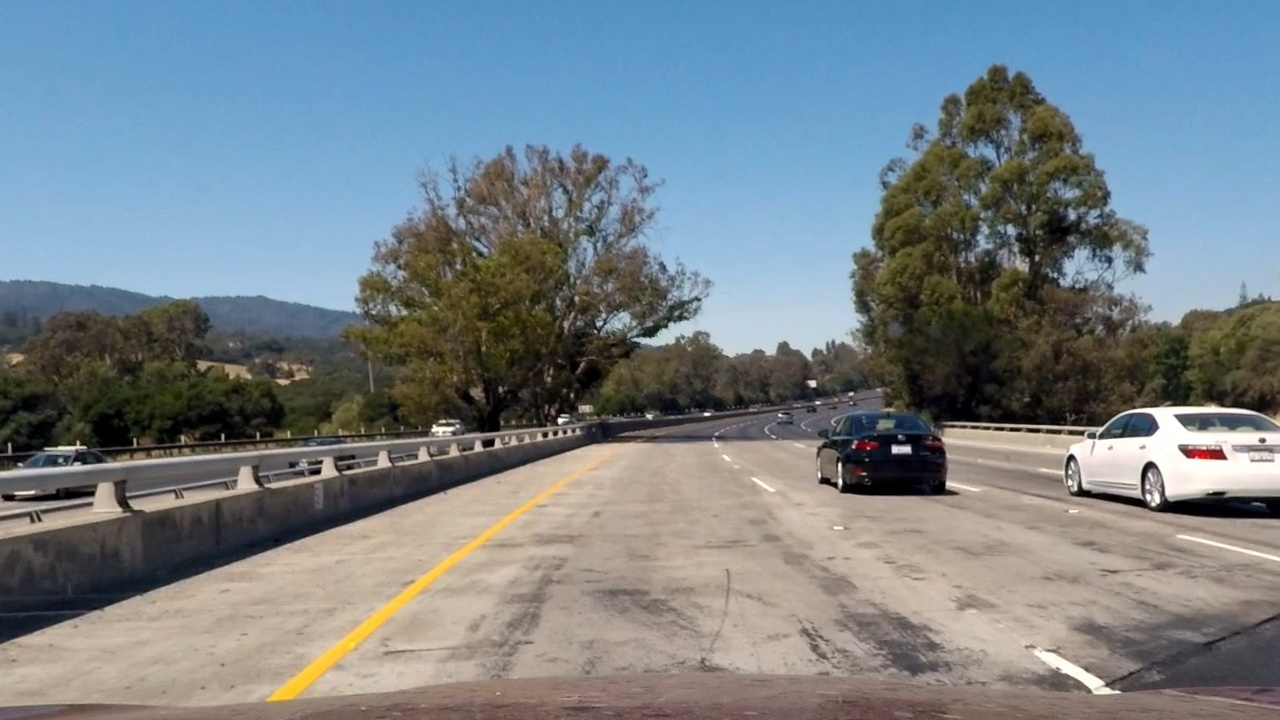
#> input picture output_images/dist_correction/test1.jpg, 1280 x 720 px; its folder holds 7 pictures in this run; the run also reads 1 picture not shown here
$ jupyter execute --allow-errors Advanced-Lane-Lines_Work.ipynb   (shell and % lines are left out)   (older library calls are emulated)
#> lines starting #> are read from the running program, lines starting #| are printed output that depends on the picture; after the words box and inside, x2 and y2 are one past the last pixel; in counts of white or black regions, pixels touching at a corner belong together
# Advanced Lane Finding Project

The goals / steps of this project are the following:

1. Compute the camera calibration matrix and distortion coefficients given a set of chessboard images.
2. Apply a distortion correction to raw images.
3. Use color transforms, gradients, etc., to create a thresholded binary image.
4. Apply a perspective transform to rectify binary image ("birds-eye view").
5. Detect lane pixels and fit to find the lane boundary.
6. Determine the curvature of the lane and vehicle position with respect to center.
7. Warp the detected lane boundaries back onto the original image.
8. Output visual display of the lane boundaries and numerical estimation of lane curvature and vehicle position.

---

## Includes/Libraries

Several standard python libraries are used, most notably CV2, PIL and moviepy.

Code from the lessons/quizzes was also modified and reused in corresponding processing stages

[cell 1]
# Import(ant) stuff
import numpy as np
import cv2
import glob
import time
import pickle
import matplotlib.pyplot as plt
import matplotlib.image as mpimg
from PIL import Image
from PIL import ImageFont
from PIL import ImageDraw
from moviepy.editor import VideoFileClip
from moviepy.editor import *

from IPython.display import HTML

#on a PC
#%matplotlib qt

## The Pipline

### 1. Camera Calibration

Camera calibration is preformed using several 9x6 chessboard calibration photos as follows:
1. Coordinates of the chessboard are gathered from every photo provided under directory `camera_cal` (if chessboard corners were successfully detected).
2. Camera calibration and distortion coefficients are calculated using `cv2.calibrateCamera()` function.
3. Calculated paramters are stored in a file using `pickle.dump` for future retrival.

[cell 2]
# prepare object points, like (0,0,0), (1,0,0), (2,0,0) ....,(6,5,0)
objp = np.zeros((6*9,3), np.float32)
objp[:,:2] = np.mgrid[0:9,0:6].T.reshape(-1,2)

# Arrays to store object points and image points from all the images.
objpoints = [] # 3d points in real world space
imgpoints = [] # 2d points in image plane.

# Make a list of calibration images
images = glob.glob('camera_cal/calibration*.jpg')

# Step through the list and search for chessboard corners
for fname in images:
    img = cv2.imread(fname)
    gray = cv2.cvtColor(img,cv2.COLOR_BGR2GRAY)

    # Find the chessboard corners
    ret, corners = cv2.findChessboardCorners(gray, (9,6),None)

    # If found, add object points, image points
    if ret == True:
        objpoints.append(objp)
        imgpoints.append(corners)

#Calculate calibration parameters
#> (the rest of this cell did not finish here and is left out)

Distortion correction is performed on test images using the `cv2.undistort()` function.
The resulting images are stored under `output_images` directory.

#> (a cell that did not finish here is left out)

| Input         | Distortion-corrected|
|:-------------:|:-------------|
|  |  |

### 2. Distortion correction
Now, Applying the same distortion correction procedure to raw images provided under directory `test_images`
Then, storing the results under `output_images/dist_correction`

[cell 4]
images = glob.glob('test_images/*.jpg') # Make a list of images
# Step through the list to apply distortion correction and store the result
for fname in images:
    img = cv2.imread(fname)
    dst = cv2.undistort(img, mtx, dist, None, mtx)
    cv2.imwrite(fname.replace("test_images","output_images/dist_correction"),dst)

| Input         | Distortion-corrected|
|:-------------:|:-------------|
|  |  |

### 3. Creating a thresholded binary image

#### 3.1. Threshold Utilities

[cell 5]
# return 1 corresponding to pixels within `threshold [min, max]` and 0 otherwise
def bin_threshold_channel(channel,threshold):
    binary = np.zeros_like(channel)
    binary[(channel >= threshold[0]) & (channel <= threshold[1])] = 1
    return binary

For intermediate processing steps and visualization, the following utility functions are introduced to aid selective removal of certain pixels

[cell 6]
# returns the same values as input, except corresponding to pixels outside `threshold [min, max]` range are set to 0
# [4 lines left out: function threshold_channel, not called in this run]

[cell 7]
# returns the same values as input, 0 corresponding to pixels from another `mask` outside `mask_thresh` range
def mask_channel(channel,mask,mask_thresh):
    masked = np.copy(channel)
    masked[(mask <= mask_thresh[0]) | (mask >= mask_thresh[1])] = 0
    return masked

#### 3.2. Gradient calculation

The utility funtction `gradient_calc` expects single color `channel` and applies `cv2.Sobel` in both X and Y directions.
outputs are:

1. Gradient in Y direction (scaled to 0:255)
2. Gradient in X direction (scaled to 0:255)
3. Gradient direction (in radiants)
4. Absolute Gradient magnitude (scaled to 0:255)

[cell 8]
#Gradient calculations
def gradient_calc(channel,sobel_kernel=15):
    #Calculate the x and y gradients
    sobelx = cv2.Sobel(channel, cv2.CV_64F, 1, 0, ksize=sobel_kernel)
    sobely = cv2.Sobel(channel, cv2.CV_64F, 0, 1, ksize=sobel_kernel)

    #Absolute sobel in x and y direction
    scaled_abssobelx = np.uint8(255*sobelx/np.max(np.absolute(sobelx)))
    scaled_abssobely = np.uint8(255*sobely/np.max(np.absolute(sobely)))

    #Gradient Direction: Take the absolute value of the gradient direction,
    #apply a threshold, and create a binary image result
    grad_absddir = np.arctan2(np.absolute(sobely), np.absolute(sobelx))

    #Calculate the gradient magnitude
    gradmag = np.sqrt(sobelx**2 + sobely**2)
    #Rescale to 8 bit
    scale_factor = np.max(gradmag)/255
    grad_mag = (gradmag/scale_factor).astype(np.uint8)

    return scaled_abssobely, scaled_abssobelx, grad_absddir, grad_mag

#### 3.3. Color channels

While RGB color channels can be easily obtained directy as follows:

`r,g,b = cv2.split(undist)`

The image needs to be converted to HLS color or LAB channels before splitting as shown below

`h,l,s = cv2.split(cv2.cvtColor(undist, cv2.COLOR_RGB2HLS))`

`lab_l,lab_a,lab_b = cv2.split(cv2.cvtColor(undist, cv2.COLOR_RGB2LAB))`

Histogram equalization is needed in some cases

`h_histeq = cv2.equalizeHist(h)`

#### 3.4 Example pipeline

[cell 9]
undist = cv2.imread("output_images/dist_correction/test1.jpg")
#> undist is the input picture: shape (720, 1280, 3); mean B, G, R 136.2, 130, 119.3
r,g,b = cv2.split(undist)
h,l,s = cv2.split(cv2.cvtColor(undist, cv2.COLOR_RGB2HLS))

[cell 10]
#Gradient threshold for color channel r
scaled_abssobely, scaled_abssobelx, grad_absddir, grad_mag = gradient_calc(r,sobel_kernel=15)
#> in gradient_calc, `scale_factor = np.max(gradmag)/255`: scale_factor = 23819423.8

#keep only pixels with strong gradient in horizontal direction
grad_mag_masked = mask_channel(grad_mag,grad_absddir,(0.7, 1.3))

#keep top 30% of gradient magnitude values
r_min_thresh = np.max(grad_mag_masked)/3
#> r_min_thresh = 78
r_binary = bin_threshold_channel(grad_mag_masked,(r_min_thresh,r_min_thresh*3))
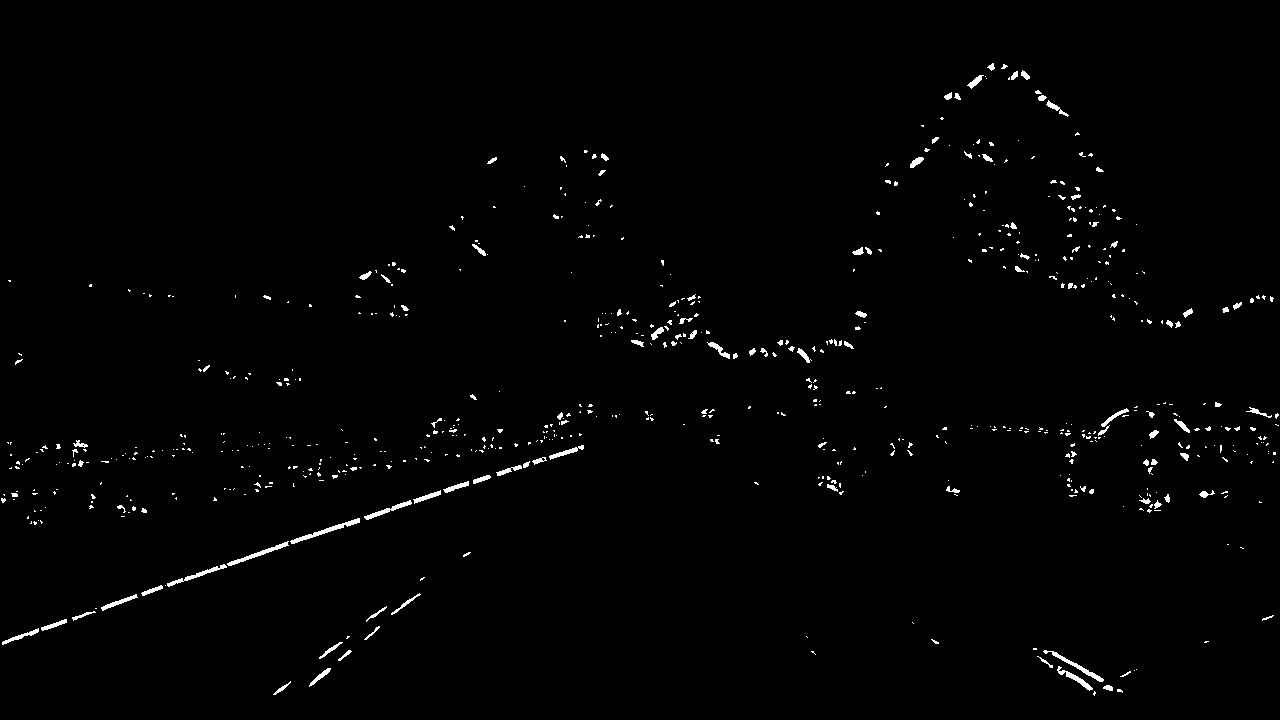
#> r_binary: shape (720, 1280); values 0 (black) and 1 (white), 1.1% white; 689 white regions (573 under 20 px), largest, box (x1, y1, x2, y2) and area: (290, 518, 360, 544) 313, (227, 541, 289, 566) 261, (1043, 650, 1104, 682) 257

# color threshold color channel s
s_binary = bin_threshold_channel(s,(150,255))
#> s_binary: shape (720, 1280); values 0 (black) and 1 (white), 2.3% white; 763 white regions (654 under 20 px), largest, box (x1, y1, x2, y2) and area: (1093, 407, 1280, 494) 5654, (268, 467, 586, 701) 4339, (1171, 502, 1280, 518) 787

# combine both thresholded images
combined_th = np.dstack((np.zeros_like(s_binary), s_binary * 255, r_binary * 255))
#> combined_th: shape (720, 1280, 3); mean of channels 0, 1, 2 0, 5.9, 2.8

#Show output of all steps/each step
grad_th_steps = cv2.cvtColor( np.hstack( (grad_mag, grad_mag_masked,r_binary*255) ), cv2.COLOR_GRAY2RGB)
color_th_steps = cv2.cvtColor( np.hstack( (s, s_binary*255) ), cv2.COLOR_GRAY2RGB)

diagnostic_frame = np.vstack( (grad_th_steps,np.hstack((color_th_steps,combined_th)) ))
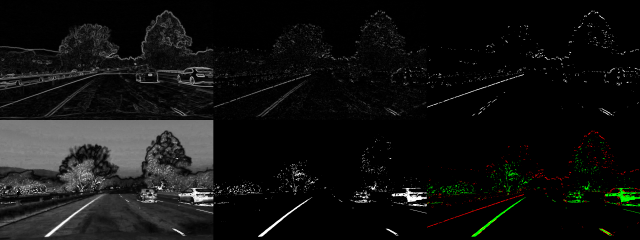
#> diagnostic_frame: shape (1440, 3840, 3) (shown at 1/6 size); mean B, G, R 17.3, 18.3, 17.8

cv2.imwrite("output_images/diagnostic/test1_bin_combined.jpg",combined_th)
cv2.imwrite("output_images/diagnostic/test1.jpg",diagnostic_frame)
#> Out = True

### 4. Prespective Transform

In order to generate birds-eye view of lanes, the transform is calculated to produce vertical parallel lines based on expected locations of start and end point of left and right lanes

Source point | Destination point
---|---
Left lane top|320, 0
Left lane bottom|320, 720
Right lane top|960, 0
Right lane top|960, 720

[cell 11]
def get_src_dest_coordinates(img_size):
    #define source points around expected left lane and right lane locations
    src = np.float32(
            [[(img_size[0] / 2) - 60, img_size[1] / 2 + 100],
            [ (img_size[0] / 6)     , img_size[1]],
            [ (img_size[0]*5/6) + 40, img_size[1]],
            [ (img_size[0] / 2) + 65, img_size[1] / 2 + 100]])

    #corresponding destination points
    dst = np.float32(
            [[(img_size[0]* 1 / 4), 0],
            [(img_size[0] * 1 / 4), img_size[1]],
            [(img_size[0] * 3 / 4), img_size[1]],
            [(img_size[0] * 3 / 4), 0]])
    return src, dst

Calculate transform `M` and inverse transform `Minv` from above `src` and `dest` coordinates.

Afterwards, Images can be transformed using the function `cv2.warpPerspective`.

[cell 12]
def get_transform(img_size):
    src,dst = get_src_dest_coordinates(img_size)
    M = cv2.getPerspectiveTransform(src, dst)
    Minv = cv2.getPerspectiveTransform(dst,src)
    # Return the resulting matrix
    return M, Minv

The transform is verifyed using provided test images named "straight_lines1.jpg" and "straight_lines2.jpg" (after distortion correction)

[cell 13]
# read image with straigt lines
undist = cv2.imread("output_images/dist_correction/straight_lines1.jpg")
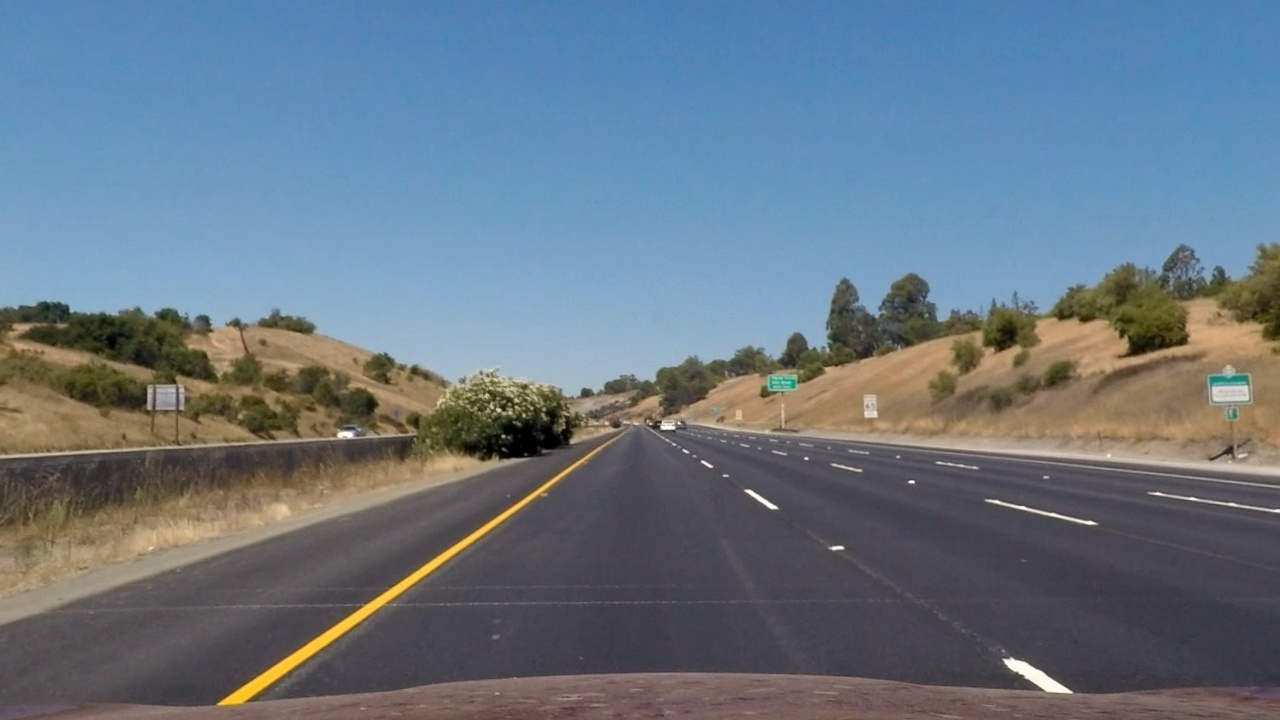
#> input picture output_images/dist_correction/straight_lines1.jpg, 1280 x 720 px
#> undist is the input picture: shape (720, 1280, 3); mean B, G, R 131.6, 118.2, 103.6
ref_img_size = (undist.shape[1], undist.shape[0])

# calc transform based source and destination coordinates depending on image size
trns_M, trns_Minv = get_transform(ref_img_size)

# for visualtzation only
src_pts, dst_pts = get_src_dest_coordinates(ref_img_size)

# Warp the image using OpenCV warpPerspective()
wraped = cv2.warpPerspective(undist, trns_M, ref_img_size)
unwraped = cv2.warpPerspective(wraped, trns_Minv, ref_img_size)

# draw reference polygon overlay
cv2.polylines(undist, np.int32([src_pts]), 1, (0,0,255), thickness=3)
#> undist: shape (720, 1280, 3); 0.77% of pixels changed, all inside (x1, y1, x2, y2) = (212, 458, 1108, 720)
cv2.polylines(wraped, np.int32([dst_pts]), 1, (0,0,255), thickness=3)
#> wraped: shape (720, 1280, 3); mean B, G, R 85, 80, 87.4
cv2.polylines(unwraped, np.int32([src_pts]), 1, (0,0,255), thickness=3)
#> unwraped: shape (720, 1280, 3); mean B, G, R 21.1, 19.8, 23.5

# store output for reference/analysis
cv2.imwrite("output_images/diagnostic/straight_lines1_marked.jpg",undist)
cv2.imwrite("output_images/diagnostic/straight_lines1_wrapped.jpg",wraped)
cv2.imwrite("output_images/diagnostic/straight_lines1_unwrapped.jpg",unwraped)

#repeat for second reference image
undist = cv2.imread("output_images/dist_correction/straight_lines2.jpg")
# Warp the image using OpenCV warpPerspective()
wraped = cv2.warpPerspective(undist, trns_M, ref_img_size)
unwraped = cv2.warpPerspective(wraped, trns_Minv, ref_img_size)

# draw reference polygon overlay
cv2.polylines(undist, np.int32([src_pts]), 1, (0,0,255), thickness=3)
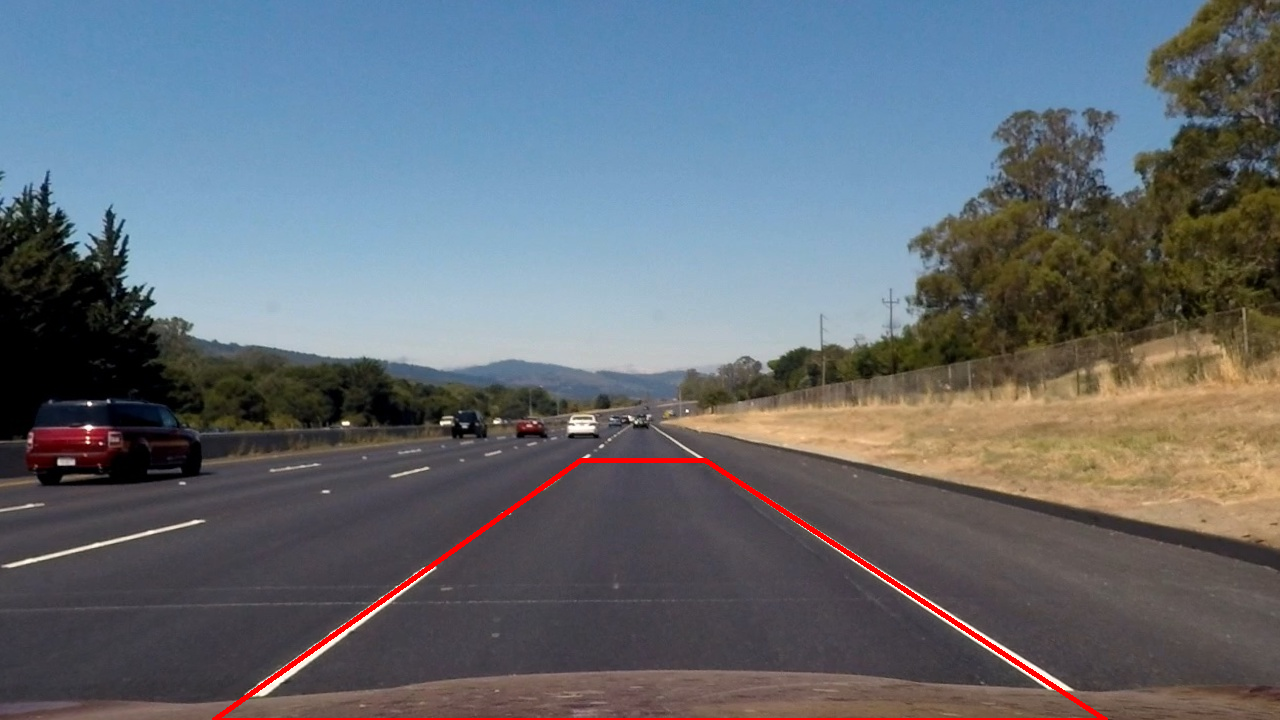
#> undist: shape (720, 1280, 3); mean B, G, R 115.5, 107.8, 101
cv2.polylines(wraped, np.int32([dst_pts]), 1, (0,0,255), thickness=3)
#> wraped: shape (720, 1280, 3); mean B, G, R 81.7, 76.3, 84.3
cv2.polylines(unwraped, np.int32([src_pts]), 1, (0,0,255), thickness=3)
#> unwraped: shape (720, 1280, 3); mean B, G, R 19.8, 19.2, 23.3
#> (the rest of the program and of its run is left out)
